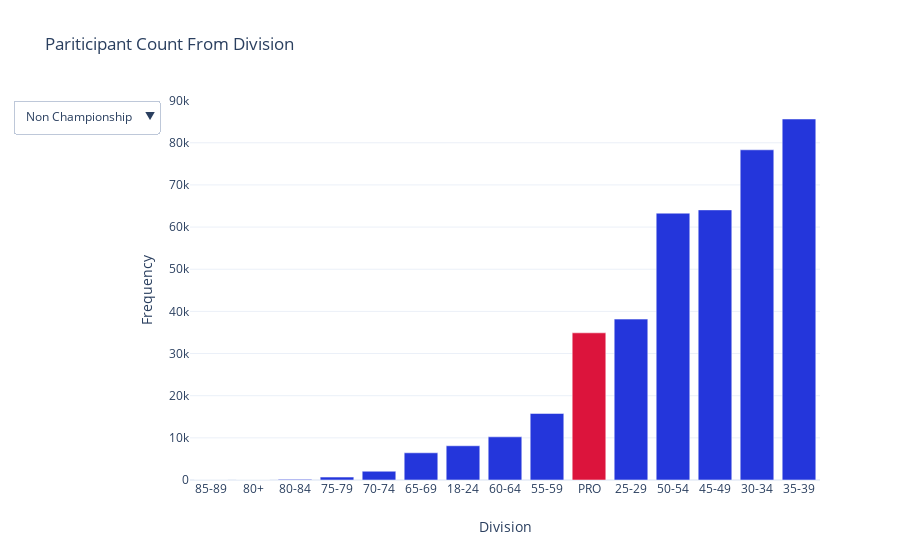

The code cell stored with this chart in its notebook:
### Code cell
# custom colorscale
customColor1 = ["#2436DB"] * len(catergoryDf["division"].unique())
customColor1[9] = "crimson"

# create template
plot1 = PlotTemplate(
    x=catergoryDf["division"].unique(),
    y=catergoryDf[~catergoryDf["Championship Competition"]]["counts"],
    name="Non Championship",
    color=customColor1,
    visible=True,
)

# custom colorscale
customColor2 = ["#DBC924"] * len(catergoryDf["division"].unique())
customColor2[9] = "crimson"

# create template
plot2 = PlotTemplate(
    x=catergoryDf["division"].unique(),
    y=catergoryDf[catergoryDf["Championship Competition"]]["counts"],
    name="Championship",
    color=customColor2,
)

# use plotMaker
participantFig = plotMaker(
    [plot1, plot2],
    "Pariticipant Count From Division",
    "bar",
    "Division",
    "Frequency",
    ["Non Championship", "Championship"],
    1,
)

iplot(participantFig)

### Figure 1 — Plotly figure (JSON) as saved in the notebook; plotly's stock layout.template omitted (floating-point values rounded to 4 significant figures)
{"data": [{"marker": {"color": ["#2436DB", "#2436DB", "#2436DB", "#2436DB", "#2436DB", "#2436DB", "#2436DB", "#2436DB", "#2436DB", "crimson", "#2436DB", "#2436DB", "#2436DB", "#2436DB", "#2436DB", "#2436DB"]}, "name": "Non Championship", "type": "bar", "visible": true, "x": ["85-89", "80+", "80-84", "75-79", "70-74", "65-69", "18-24", "60-64", "55-59", "PRO", "25-29", "50-54", "45-49", "30-34", "35-39", "40-44"], "y": [1, 22, 160, 687, 2082, 6452, 8121, 10241, 15789, 34910, 38166, 63296, 64077, 78328, 85638]}, {"marker": {"color": ["#DBC924", "#DBC924", "#DBC924", "#DBC924", "#DBC924", "#DBC924", "#DBC924", "#DBC924", "#DBC924", "crimson", "#DBC924", "#DBC924", "#DBC924", "#DBC924", "#DBC924", "#DBC924"]}, "name": "Championship", "type": "bar", "visible": false, "x": ["85-89", "80+", "80-84", "75-79", "70-74", "65-69", "18-24", "60-64", "55-59", "PRO", "25-29", "50-54", "45-49", "30-34", "35-39", "40-44"], "y": [1, 24, 120, 299, 538, 847, 919, 1371, 1579, 1948, 2243, 3278, 3352, 4114, 4361]}], "layout": {"title": {"text": "Pariticipant Count From Division"}, "updatemenus": [{"buttons": [{"args": [{"visible": [true, false]}], "label": "Non Championship", "method": "update"}, {"args": [{"visible": [false, true]}], "label": "Championship", "method": "update"}]}], "xaxis": {"title": {"text": "Division"}}, "yaxis": {"title": {"text": "Frequency"}}}}
